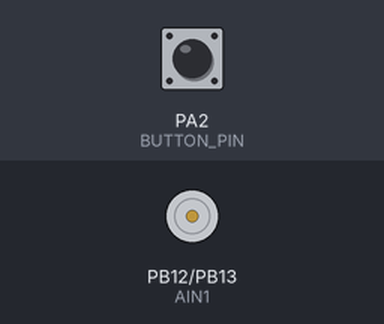
The sketch below on a simulated STM32 Blue Pill. Parts: motor-driver pin pairs drawn as motors (green arrow = first pin HIGH = forward, orange = second pin HIGH = backward, longer = more drive, scaled by the enable pin). The test bench sets the inputs (shaded band); at power-on: PA2 (BUTTON_PIN) HIGH.

Above: at 1.2 s.
1.3 s: PA2 (BUTTON_PIN) pulled LOW for 0.15 s
At 2.2 s:
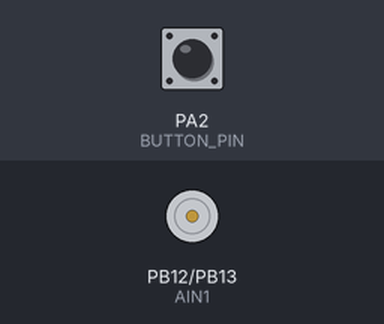
2.9 s: PA2 (BUTTON_PIN) pulled LOW for 3.2 s
At 3.7 s:
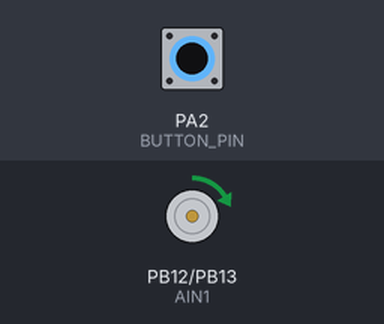
Timing chart, 0 to 7.6 s (numbered marks = the images above; inputs shaded):
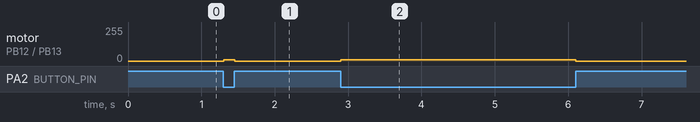

The sketch:

use_button_control_fan.ino
```cpp
#define AIN1 PB12
#define AIN2 PB13
#define PWMA PA5
#define BUTTON_PIN PA2  // 换到 PA2 引脚了！

void setup() {
  pinMode(AIN1, OUTPUT);
  pinMode(AIN2, OUTPUT);
  pinMode(PWMA, OUTPUT);
  pinMode(BUTTON_PIN, INPUT_PULLUP); // 启用内部上拉
}

void loop() {
  // 读取PA2的状态
  if (digitalRead(BUTTON_PIN) == LOW) {
    // 如果按键被按下（接了GND）
    digitalWrite(AIN1, HIGH);
    digitalWrite(AIN2, LOW);
    analogWrite(PWMA, 10); // 用低速运转测试，避免电流过大导致复位
  } else {
    // 按键松开
    digitalWrite(AIN1, LOW);
    digitalWrite(AIN2, LOW);
    analogWrite(PWMA, 0);   // 停转
  }
  delay(10);
}
```

Measured:
- after the input at 1.3 s, motor on PB12 (AIN1) / PB13 (AIN2): stopped → forward 10/255 at once, → stopped 0.15 s later
- after the input at 2.9 s, motor on PB12 (AIN1) / PB13 (AIN2): stopped → forward 10/255 at once, → stopped 3.2 s later
